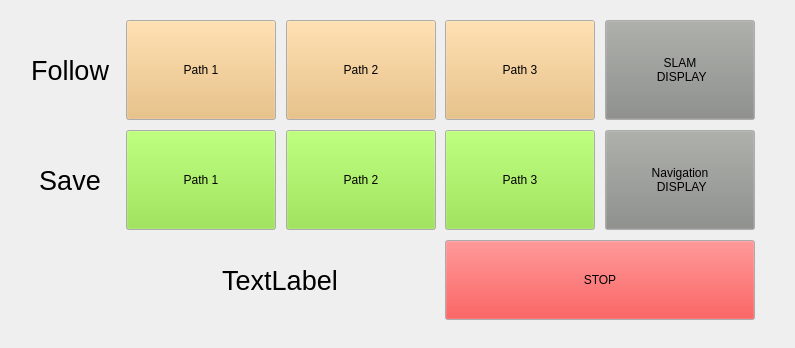
<?xml version="1.0" encoding="UTF-8"?>
<ui version="4.0">
 <class>Form</class>
 <widget class="QWidget" name="Form">
  <property name="geometry">
   <rect>
    <x>0</x>
    <y>0</y>
    <width>795</width>
    <height>348</height>
   </rect>
  </property>
  <property name="windowTitle">
   <string>Form</string>
  </property>
  <widget class="QPushButton" name="follow_path_1_Button">
   <property name="geometry">
    <rect>
     <x>126</x>
     <y>20</y>
     <width>150</width>
     <height>100</height>
    </rect>
   </property>
   <property name="palette">
    <palette>
     <active>
      <colorrole role="Button">
       <brush brushstyle="SolidPattern">
        <color alpha="255">
         <red>233</red>
         <green>185</green>
         <blue>110</blue>
        </color>
       </brush>
      </colorrole>
     </active>
     <inactive>
      <colorrole role="Button">
       <brush brushstyle="SolidPattern">
        <color alpha="255">
         <red>233</red>
         <green>185</green>
         <blue>110</blue>
        </color>
       </brush>
      </colorrole>
     </inactive>
     <disabled>
      <colorrole role="Button">
       <brush brushstyle="SolidPattern">
        <color alpha="255">
         <red>233</red>
         <green>185</green>
         <blue>110</blue>
        </color>
       </brush>
      </colorrole>
     </disabled>
    </palette>
   </property>
   <property name="text">
    <string>Path 1</string>
   </property>
  </widget>
  <widget class="QPushButton" name="follow_path_2_Button">
   <property name="geometry">
    <rect>
     <x>286</x>
     <y>20</y>
     <width>150</width>
     <height>100</height>
    </rect>
   </property>
   <property name="palette">
    <palette>
     <active>
      <colorrole role="Button">
       <brush brushstyle="SolidPattern">
        <color alpha="255">
         <red>233</red>
         <green>185</green>
         <blue>110</blue>
        </color>
       </brush>
      </colorrole>
     </active>
     <inactive>
      <colorrole role="Button">
       <brush brushstyle="SolidPattern">
        <color alpha="255">
         <red>233</red>
         <green>185</green>
         <blue>110</blue>
        </color>
       </brush>
      </colorrole>
     </inactive>
     <disabled>
      <colorrole role="Button">
       <brush brushstyle="SolidPattern">
        <color alpha="255">
         <red>233</red>
         <green>185</green>
         <blue>110</blue>
        </color>
       </brush>
      </colorrole>
     </disabled>
    </palette>
   </property>
   <property name="text">
    <string>Path 2</string>
   </property>
  </widget>
  <widget class="QPushButton" name="follow_path_3_Button">
   <property name="geometry">
    <rect>
     <x>445</x>
     <y>20</y>
     <width>150</width>
     <height>100</height>
    </rect>
   </property>
   <property name="palette">
    <palette>
     <active>
      <colorrole role="Button">
       <brush brushstyle="SolidPattern">
        <color alpha="255">
         <red>233</red>
         <green>185</green>
         <blue>110</blue>
        </color>
       </brush>
      </colorrole>
     </active>
     <inactive>
      <colorrole role="Button">
       <brush brushstyle="SolidPattern">
        <color alpha="255">
         <red>233</red>
         <green>185</green>
         <blue>110</blue>
        </color>
       </brush>
      </colorrole>
     </inactive>
     <disabled>
      <colorrole role="Button">
       <brush brushstyle="SolidPattern">
        <color alpha="255">
         <red>233</red>
         <green>185</green>
         <blue>110</blue>
        </color>
       </brush>
      </colorrole>
     </disabled>
    </palette>
   </property>
   <property name="text">
    <string>Path 3</string>
   </property>
  </widget>
  <widget class="QPushButton" name="SLAM_display_Button">
   <property name="geometry">
    <rect>
     <x>605</x>
     <y>20</y>
     <width>150</width>
     <height>100</height>
    </rect>
   </property>
   <property name="palette">
    <palette>
     <active>
      <colorrole role="Button">
       <brush brushstyle="SolidPattern">
        <color alpha="255">
         <red>136</red>
         <green>138</green>
         <blue>133</blue>
        </color>
       </brush>
      </colorrole>
     </active>
     <inactive>
      <colorrole role="Button">
       <brush brushstyle="SolidPattern">
        <color alpha="255">
         <red>136</red>
         <green>138</green>
         <blue>133</blue>
        </color>
       </brush>
      </colorrole>
     </inactive>
     <disabled>
      <colorrole role="Button">
       <brush brushstyle="SolidPattern">
        <color alpha="255">
         <red>136</red>
         <green>138</green>
         <blue>133</blue>
        </color>
       </brush>
      </colorrole>
     </disabled>
    </palette>
   </property>
   <property name="text">
    <string>SLAM 
 DISPLAY</string>
   </property>
  </widget>
  <widget class="QPushButton" name="save_path_1_Button">
   <property name="geometry">
    <rect>
     <x>126</x>
     <y>130</y>
     <width>150</width>
     <height>100</height>
    </rect>
   </property>
   <property name="palette">
    <palette>
     <active>
      <colorrole role="Button">
       <brush brushstyle="SolidPattern">
        <color alpha="255">
         <red>138</red>
         <green>226</green>
         <blue>52</blue>
        </color>
       </brush>
      </colorrole>
     </active>
     <inactive>
      <colorrole role="Button">
       <brush brushstyle="SolidPattern">
        <color alpha="255">
         <red>138</red>
         <green>226</green>
         <blue>52</blue>
        </color>
       </brush>
      </colorrole>
     </inactive>
     <disabled>
      <colorrole role="Button">
       <brush brushstyle="SolidPattern">
        <color alpha="255">
         <red>138</red>
         <green>226</green>
         <blue>52</blue>
        </color>
       </brush>
      </colorrole>
     </disabled>
    </palette>
   </property>
   <property name="text">
    <string>Path 1</string>
   </property>
  </widget>
  <widget class="QPushButton" name="save_path_2_Button">
   <property name="geometry">
    <rect>
     <x>286</x>
     <y>130</y>
     <width>150</width>
     <height>100</height>
    </rect>
   </property>
   <property name="palette">
    <palette>
     <active>
      <colorrole role="Button">
       <brush brushstyle="SolidPattern">
        <color alpha="255">
         <red>138</red>
         <green>226</green>
         <blue>52</blue>
        </color>
       </brush>
      </colorrole>
     </active>
     <inactive>
      <colorrole role="Button">
       <brush brushstyle="SolidPattern">
        <color alpha="255">
         <red>138</red>
         <green>226</green>
         <blue>52</blue>
        </color>
       </brush>
      </colorrole>
     </inactive>
     <disabled>
      <colorrole role="Button">
       <brush brushstyle="SolidPattern">
        <color alpha="255">
         <red>138</red>
         <green>226</green>
         <blue>52</blue>
        </color>
       </brush>
      </colorrole>
     </disabled>
    </palette>
   </property>
   <property name="text">
    <string>Path 2</string>
   </property>
  </widget>
  <widget class="QPushButton" name="save_path_3_Button">
   <property name="geometry">
    <rect>
     <x>445</x>
     <y>130</y>
     <width>150</width>
     <height>100</height>
    </rect>
   </property>
   <property name="palette">
    <palette>
     <active>
      <colorrole role="Button">
       <brush brushstyle="SolidPattern">
        <color alpha="255">
         <red>138</red>
         <green>226</green>
         <blue>52</blue>
        </color>
       </brush>
      </colorrole>
     </active>
     <inactive>
      <colorrole role="Button">
       <brush brushstyle="SolidPattern">
        <color alpha="255">
         <red>138</red>
         <green>226</green>
         <blue>52</blue>
        </color>
       </brush>
      </colorrole>
     </inactive>
     <disabled>
      <colorrole role="Button">
       <brush brushstyle="SolidPattern">
        <color alpha="255">
         <red>138</red>
         <green>226</green>
         <blue>52</blue>
        </color>
       </brush>
      </colorrole>
     </disabled>
    </palette>
   </property>
   <property name="text">
    <string>Path 3</string>
   </property>
  </widget>
  <widget class="QPushButton" name="Navigation_display_Button">
   <property name="geometry">
    <rect>
     <x>605</x>
     <y>130</y>
     <width>150</width>
     <height>100</height>
    </rect>
   </property>
   <property name="palette">
    <palette>
     <active>
      <colorrole role="Button">
       <brush brushstyle="SolidPattern">
        <color alpha="255">
         <red>136</red>
         <green>138</green>
         <blue>133</blue>
        </color>
       </brush>
      </colorrole>
     </active>
     <inactive>
      <colorrole role="Button">
       <brush brushstyle="SolidPattern">
        <color alpha="255">
         <red>136</red>
         <green>138</green>
         <blue>133</blue>
        </color>
       </brush>
      </colorrole>
     </inactive>
     <disabled>
      <colorrole role="Button">
       <brush brushstyle="SolidPattern">
        <color alpha="255">
         <red>136</red>
         <green>138</green>
         <blue>133</blue>
        </color>
       </brush>
      </colorrole>
     </disabled>
    </palette>
   </property>
   <property name="text">
    <string>Navigation 
 DISPLAY</string>
   </property>
  </widget>
  <widget class="QPushButton" name="STOP_Button">
   <property name="geometry">
    <rect>
     <x>445</x>
     <y>240</y>
     <width>310</width>
     <height>80</height>
    </rect>
   </property>
   <property name="palette">
    <palette>
     <active>
      <colorrole role="Button">
       <brush brushstyle="SolidPattern">
        <color alpha="255">
         <red>239</red>
         <green>41</green>
         <blue>41</blue>
        </color>
       </brush>
      </colorrole>
     </active>
     <inactive>
      <colorrole role="Button">
       <brush brushstyle="SolidPattern">
        <color alpha="255">
         <red>239</red>
         <green>41</green>
         <blue>41</blue>
        </color>
       </brush>
      </colorrole>
     </inactive>
     <disabled>
      <colorrole role="Button">
       <brush brushstyle="SolidPattern">
        <color alpha="255">
         <red>239</red>
         <green>41</green>
         <blue>41</blue>
        </color>
       </brush>
      </colorrole>
     </disabled>
    </palette>
   </property>
   <property name="text">
    <string>STOP</string>
   </property>
  </widget>
  <widget class="QLabel" name="testLabel">
   <property name="geometry">
    <rect>
     <x>130</x>
     <y>240</y>
     <width>300</width>
     <height>80</height>
    </rect>
   </property>
   <property name="font">
    <font>
     <pointsize>20</pointsize>
    </font>
   </property>
   <property name="text">
    <string>TextLabel</string>
   </property>
   <property name="alignment">
    <set>Qt::AlignCenter</set>
   </property>
  </widget>
  <widget class="QLabel" name="label_2">
   <property name="geometry">
    <rect>
     <x>20</x>
     <y>20</y>
     <width>100</width>
     <height>100</height>
    </rect>
   </property>
   <property name="palette">
    <palette>
     <active>
      <colorrole role="WindowText">
       <brush brushstyle="SolidPattern">
        <color alpha="255">
         <red>0</red>
         <green>0</green>
         <blue>0</blue>
        </color>
       </brush>
      </colorrole>
      <colorrole role="Button">
       <brush brushstyle="SolidPattern">
        <color alpha="255">
         <red>186</red>
         <green>189</green>
         <blue>182</blue>
        </color>
       </brush>
      </colorrole>
      <colorrole role="Light">
       <brush brushstyle="SolidPattern">
        <color alpha="255">
         <red>255</red>
         <green>255</green>
         <blue>255</blue>
        </color>
       </brush>
      </colorrole>
      <colorrole role="Midlight">
       <brush brushstyle="SolidPattern">
        <color alpha="255">
         <red>220</red>
         <green>222</green>
         <blue>218</blue>
        </color>
       </brush>
      </colorrole>
      <colorrole role="Dark">
       <brush brushstyle="SolidPattern">
        <color alpha="255">
         <red>93</red>
         <green>94</green>
         <blue>91</blue>
        </color>
       </brush>
      </colorrole>
      <colorrole role="Mid">
       <brush brushstyle="SolidPattern">
        <color alpha="255">
         <red>124</red>
         <green>126</green>
         <blue>121</blue>
        </color>
       </brush>
      </colorrole>
      <colorrole role="Text">
       <brush brushstyle="SolidPattern">
        <color alpha="255">
         <red>0</red>
         <green>0</green>
         <blue>0</blue>
        </color>
       </brush>
      </colorrole>
      <colorrole role="BrightText">
       <brush brushstyle="SolidPattern">
        <color alpha="255">
         <red>255</red>
         <green>255</green>
         <blue>255</blue>
        </color>
       </brush>
      </colorrole>
      <colorrole role="ButtonText">
       <brush brushstyle="SolidPattern">
        <color alpha="255">
         <red>0</red>
         <green>0</green>
         <blue>0</blue>
        </color>
       </brush>
      </colorrole>
      <colorrole role="Base">
       <brush brushstyle="SolidPattern">
        <color alpha="255">
         <red>255</red>
         <green>255</green>
         <blue>255</blue>
        </color>
       </brush>
      </colorrole>
      <colorrole role="Window">
       <brush brushstyle="SolidPattern">
        <color alpha="255">
         <red>186</red>
         <green>189</green>
         <blue>182</blue>
        </color>
       </brush>
      </colorrole>
      <colorrole role="Shadow">
       <brush brushstyle="SolidPattern">
        <color alpha="255">
         <red>0</red>
         <green>0</green>
         <blue>0</blue>
        </color>
       </brush>
      </colorrole>
      <colorrole role="AlternateBase">
       <brush brushstyle="SolidPattern">
        <color alpha="255">
         <red>220</red>
         <green>222</green>
         <blue>218</blue>
        </color>
       </brush>
      </colorrole>
      <colorrole role="ToolTipBase">
       <brush brushstyle="SolidPattern">
        <color alpha="255">
         <red>255</red>
         <green>255</green>
         <blue>220</blue>
        </color>
       </brush>
      </colorrole>
      <colorrole role="ToolTipText">
       <brush brushstyle="SolidPattern">
        <color alpha="255">
         <red>0</red>
         <green>0</green>
         <blue>0</blue>
        </color>
       </brush>
      </colorrole>
      <colorrole role="PlaceholderText">
       <brush brushstyle="SolidPattern">
        <color alpha="128">
         <red>0</red>
         <green>0</green>
         <blue>0</blue>
        </color>
       </brush>
      </colorrole>
     </active>
     <inactive>
      <colorrole role="WindowText">
       <brush brushstyle="SolidPattern">
        <color alpha="255">
         <red>0</red>
         <green>0</green>
         <blue>0</blue>
        </color>
       </brush>
      </colorrole>
      <colorrole role="Button">
       <brush brushstyle="SolidPattern">
        <color alpha="255">
         <red>186</red>
         <green>189</green>
         <blue>182</blue>
        </color>
       </brush>
      </colorrole>
      <colorrole role="Light">
       <brush brushstyle="SolidPattern">
        <color alpha="255">
         <red>255</red>
         <green>255</green>
         <blue>255</blue>
        </color>
       </brush>
      </colorrole>
      <colorrole role="Midlight">
       <brush brushstyle="SolidPattern">
        <color alpha="255">
         <red>220</red>
         <green>222</green>
         <blue>218</blue>
        </color>
       </brush>
      </colorrole>
      <colorrole role="Dark">
       <brush brushstyle="SolidPattern">
        <color alpha="255">
         <red>93</red>
         <green>94</green>
         <blue>91</blue>
        </color>
       </brush>
      </colorrole>
      <colorrole role="Mid">
       <brush brushstyle="SolidPattern">
        <color alpha="255">
         <red>124</red>
         <green>126</green>
         <blue>121</blue>
        </color>
       </brush>
      </colorrole>
      <colorrole role="Text">
       <brush brushstyle="SolidPattern">
        <color alpha="255">
         <red>0</red>
         <green>0</green>
         <blue>0</blue>
        </color>
       </brush>
      </colorrole>
      <colorrole role="BrightText">
       <brush brushstyle="SolidPattern">
        <color alpha="255">
         <red>255</red>
         <green>255</green>
         <blue>255</blue>
        </color>
       </brush>
      </colorrole>
      <colorrole role="ButtonText">
       <brush brushstyle="SolidPattern">
        <color alpha="255">
         <red>0</red>
         <green>0</green>
         <blue>0</blue>
        </color>
       </brush>
      </colorrole>
      <colorrole role="Base">
       <brush brushstyle="SolidPattern">
        <color alpha="255">
         <red>255</red>
         <green>255</green>
         <blue>255</blue>
        </color>
       </brush>
      </colorrole>
      <colorrole role="Window">
       <brush brushstyle="SolidPattern">
        <color alpha="255">
         <red>186</red>
         <green>189</green>
         <blue>182</blue>
        </color>
       </brush>
      </colorrole>
      <colorrole role="Shadow">
       <brush brushstyle="SolidPattern">
        <color alpha="255">
         <red>0</red>
         <green>0</green>
         <blue>0</blue>
        </color>
       </brush>
      </colorrole>
      <colorrole role="AlternateBase">
       <brush brushstyle="SolidPattern">
        <color alpha="255">
         <red>220</red>
         <green>222</green>
         <blue>218</blue>
        </color>
       </brush>
      </colorrole>
      <colorrole role="ToolTipBase">
       <brush brushstyle="SolidPattern">
        <color alpha="255">
         <red>255</red>
         <green>255</green>
         <blue>220</blue>
        </color>
       </brush>
      </colorrole>
      <colorrole role="ToolTipText">
       <brush brushstyle="SolidPattern">
        <color alpha="255">
         <red>0</red>
         <green>0</green>
         <blue>0</blue>
        </color>
       </brush>
      </colorrole>
      <colorrole role="PlaceholderText">
       <brush brushstyle="SolidPattern">
        <color alpha="128">
         <red>0</red>
         <green>0</green>
         <blue>0</blue>
        </color>
       </brush>
      </colorrole>
     </inactive>
     <disabled>
      <colorrole role="WindowText">
       <brush brushstyle="SolidPattern">
        <color alpha="255">
         <red>93</red>
         <green>94</green>
         <blue>91</blue>
        </color>
       </brush>
      </colorrole>
      <colorrole role="Button">
       <brush brushstyle="SolidPattern">
        <color alpha="255">
         <red>186</red>
         <green>189</green>
         <blue>182</blue>
        </color>
       </brush>
      </colorrole>
      <colorrole role="Light">
       <brush brushstyle="SolidPattern">
        <color alpha="255">
         <red>255</red>
         <green>255</green>
         <blue>255</blue>
        </color>
       </brush>
      </colorrole>
      <colorrole role="Midlight">
       <brush brushstyle="SolidPattern">
        <color alpha="255">
         <red>220</red>
         <green>222</green>
         <blue>218</blue>
        </color>
       </brush>
      </colorrole>
      <colorrole role="Dark">
       <brush brushstyle="SolidPattern">
        <color alpha="255">
         <red>93</red>
         <green>94</green>
         <blue>91</blue>
        </color>
       </brush>
      </colorrole>
      <colorrole role="Mid">
       <brush brushstyle="SolidPattern">
        <color alpha="255">
         <red>124</red>
         <green>126</green>
         <blue>121</blue>
        </color>
       </brush>
      </colorrole>
      <colorrole role="Text">
       <brush brushstyle="SolidPattern">
        <color alpha="255">
         <red>93</red>
         <green>94</green>
         <blue>91</blue>
        </color>
       </brush>
      </colorrole>
      <colorrole role="BrightText">
       <brush brushstyle="SolidPattern">
        <color alpha="255">
         <red>255</red>
         <green>255</green>
         <blue>255</blue>
        </color>
       </brush>
      </colorrole>
      <colorrole role="ButtonText">
       <brush brushstyle="SolidPattern">
        <color alpha="255">
         <red>93</red>
         <green>94</green>
         <blue>91</blue>
        </color>
       </brush>
      </colorrole>
      <colorrole role="Base">
       <brush brushstyle="SolidPattern">
        <color alpha="255">
         <red>186</red>
         <green>189</green>
         <blue>182</blue>
        </color>
       </brush>
      </colorrole>
      <colorrole role="Window">
       <brush brushstyle="SolidPattern">
        <color alpha="255">
         <red>186</red>
         <green>189</green>
         <blue>182</blue>
        </color>
       </brush>
      </colorrole>
      <colorrole role="Shadow">
       <brush brushstyle="SolidPattern">
        <color alpha="255">
         <red>0</red>
         <green>0</green>
         <blue>0</blue>
        </color>
       </brush>
      </colorrole>
      <colorrole role="AlternateBase">
       <brush brushstyle="SolidPattern">
        <color alpha="255">
         <red>186</red>
         <green>189</green>
         <blue>182</blue>
        </color>
       </brush>
      </colorrole>
      <colorrole role="ToolTipBase">
       <brush brushstyle="SolidPattern">
        <color alpha="255">
         <red>255</red>
         <green>255</green>
         <blue>220</blue>
        </color>
       </brush>
      </colorrole>
      <colorrole role="ToolTipText">
       <brush brushstyle="SolidPattern">
        <color alpha="255">
         <red>0</red>
         <green>0</green>
         <blue>0</blue>
        </color>
       </brush>
      </colorrole>
      <colorrole role="PlaceholderText">
       <brush brushstyle="SolidPattern">
        <color alpha="128">
         <red>0</red>
         <green>0</green>
         <blue>0</blue>
        </color>
       </brush>
      </colorrole>
     </disabled>
    </palette>
   </property>
   <property name="font">
    <font>
     <pointsize>20</pointsize>
    </font>
   </property>
   <property name="text">
    <string>Follow</string>
   </property>
   <property name="alignment">
    <set>Qt::AlignCenter</set>
   </property>
  </widget>
  <widget class="QLabel" name="label_3">
   <property name="geometry">
    <rect>
     <x>20</x>
     <y>130</y>
     <width>100</width>
     <height>100</height>
    </rect>
   </property>
   <property name="font">
    <font>
     <pointsize>20</pointsize>
    </font>
   </property>
   <property name="text">
    <string>Save</string>
   </property>
   <property name="alignment">
    <set>Qt::AlignCenter</set>
   </property>
  </widget>
 </widget>
 <resources/>
 <connections/>
 <slots>
  <signal>signaltest()</signal>
  <slot>slottest()</slot>
 </slots>
</ui>
